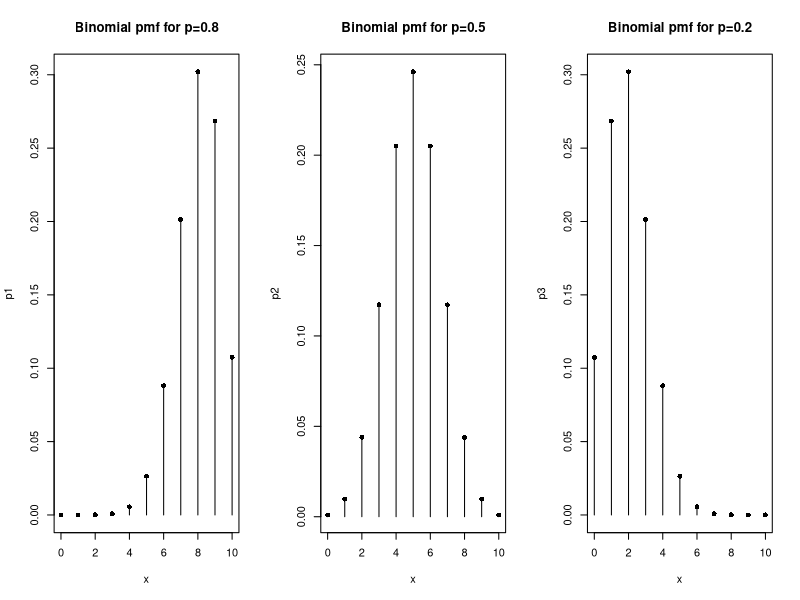
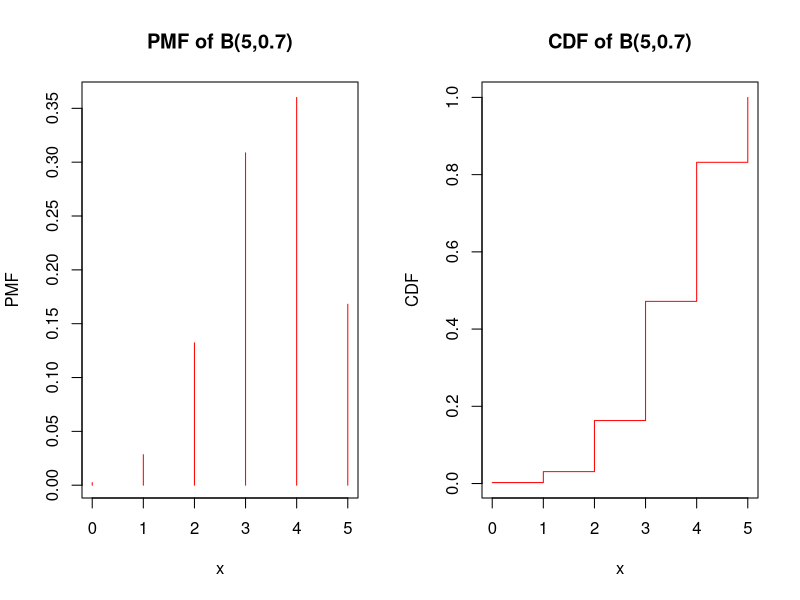
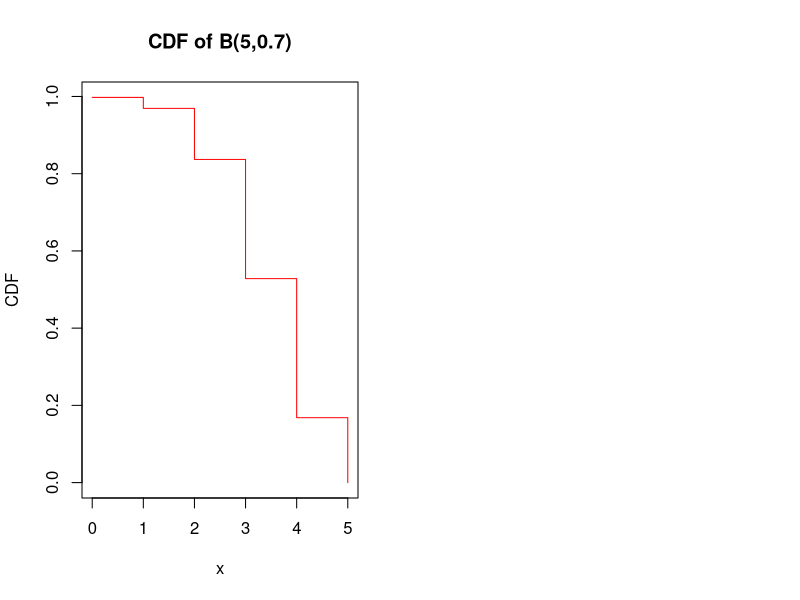
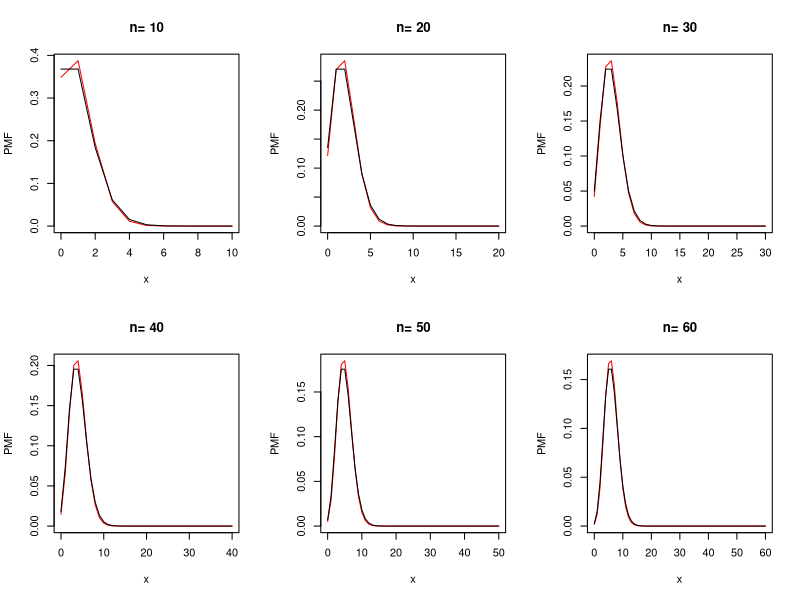
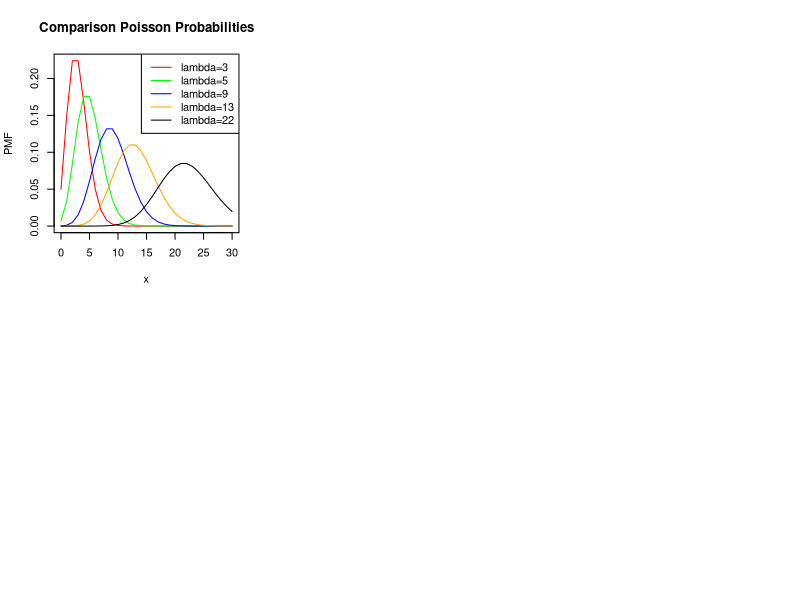
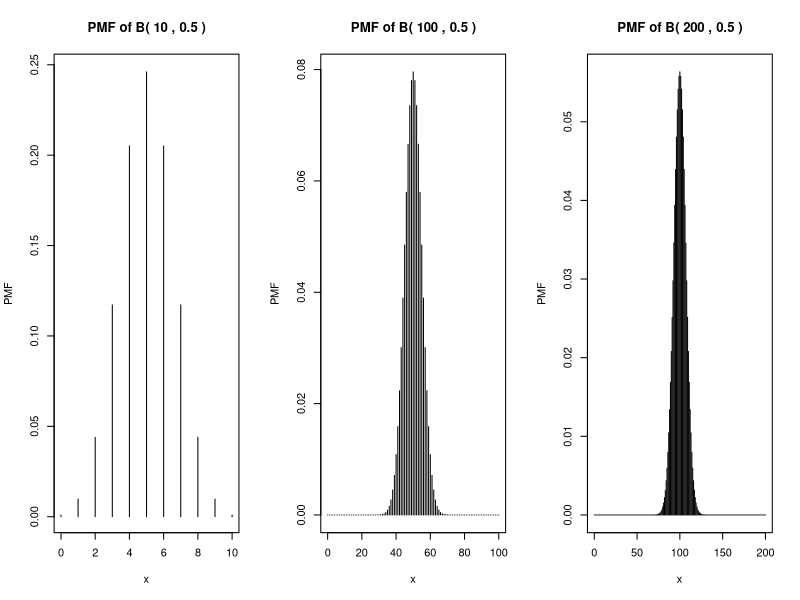
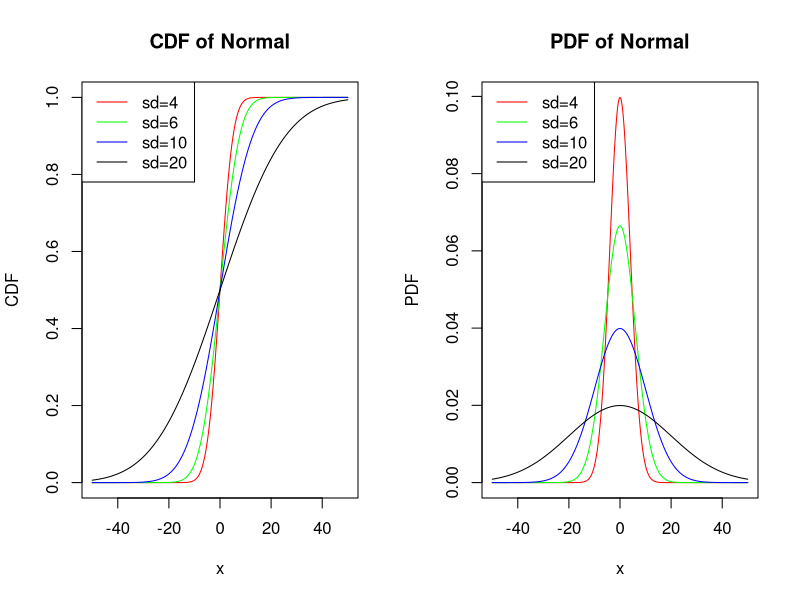
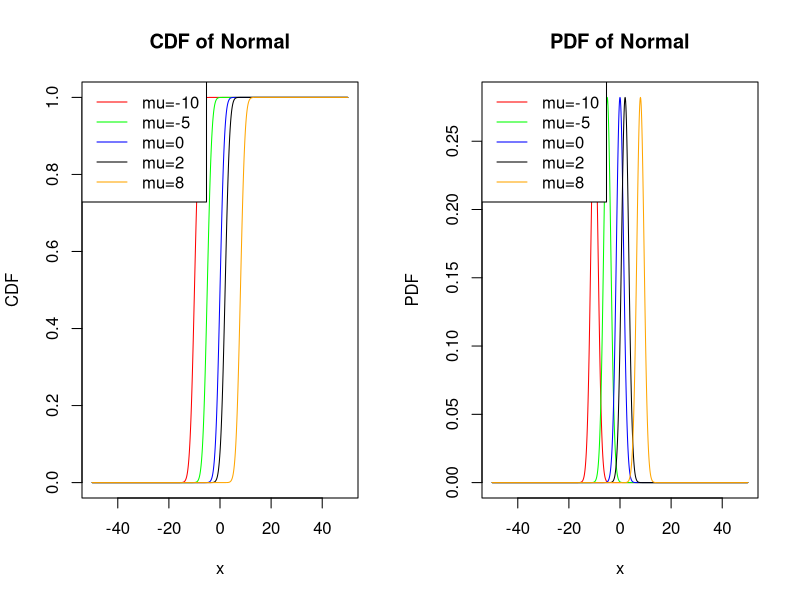

These charts were generated, in order, by the following R code:

#PRACTICAL 1-Probability and Probability Distributions

# Consider 3 binomial distributions with n = 10 and p = 0.8, 0.5 and 0.2. Plot the spike plots to
# represent the pmfs of the three distributions.

x <- 0:10
p1 <- dbinom(x, 10, 0.8)
p2 <- dbinom(x, 10, 0.5)
p3 <- dbinom(x, 10, 0.2)

par(mfrow=c(1,3))
plot(x,p1,"h",main = "Binomial pmf for p=0.8")
points(x,p1,pch=16)
plot(x,p2,"h",main = "Binomial pmf for p=0.5")
points(x,p2,pch=16)
plot(x,p3,"h",main = "Binomial pmf for p=0.2")
points(x,p3,pch=16)

#First graph is negatively skewed.
#Second graph is symmetric.
#Third graph is positively skewed.

########################################################

##Compute PMF and CDF of Binomial (5,0.7) and plot both.


par(mfrow=c(1,2))

x1 = 0:5
bpmf1 = dbinom(x1,5,0.7)

plot(x1,bpmf1,type = "h", main = "PMF of B(5,0.7)",xlab = "x",
     ylab="PMF",col = "red")

bcdf = pbinom(x1,5,0.7)
bcdf1 = pbinom(x1,5,0.7,lower.tail = F)

plot(x1,bcdf,type = "s", main = "CDF of B(5,0.7)",
     xlab = "x", ylab="CDF",col="red")

plot(x1,bcdf1,type = "s", main = "CDF of B(5,0.7)",
     xlab = "x", ylab="CDF",col="red")

########################################################

#3. Take n = 20, p = 0.2 and compute P(X=x) for x = 0,1,……..,n, using both binomial and Poisson

########################################################

#4. Display graphically how Binomial tends to Poisson distribution.

m=seq(10,60,10)

par(mfrow=c(2,3))

for (i in 1:length(m)) {
  x=0:m[i]
  pmf.bino=dbinom(x,m[i],0.1)
  lambda1=0.1*m[i]
  pmf.pois=dpois(x,lambda1)
  plot(x,pmf.bino,type="l",col="red",xlab="x",ylab="PMF",
       main=paste("n=",m[i]))
  lines(x,pmf.pois)
}

#As n increases, Binomial approaches Poisson when p is small.

########################################################

#5. For Poisson distribution having lambda = 3,5,9,13,22.
#Plot the pmf and comment.

x=0:30

plot(x,dpois(x,3),type="l",col="red",
     main="Comparison Poisson Probabilities",xlab="x",ylab="PMF")
lines(x,dpois(x,5),col="green")
lines(x,dpois(x,9),col="blue")
lines(x,dpois(x,13),col="orange")
lines(x,dpois(x,22),col="black")

legend("topright",lty=1,col=c("red","green","blue","orange","black"),
       c("lambda=3","lambda=5","lambda=9","lambda=13","lambda=22"))

#As lambda increases, the distribution shifts to the right.

########################################################

#6. For Binomial distribution, check the property that Binomial tends to Normal.
#Find the pmf of Binomial(n,p=0.5) where n=10,100,200.
#Plot the three pmfs and comment.

par(mfrow=c(1,3))

p=0.5

for (n in c(10,100,200)) {
  x=0:n
  plot(x,dbinom(x,n,p),type="h",
       main=paste("PMF of B(",n,",",p,")"),
       xlab="x",ylab="PMF")
}

#As n increases, Binomial approaches Normal.
#For p=0.5, the distribution is symmetric.

########################################################

#7. For Normal(mu,sigma_square) distribution plot the PDF and CDF and comment.

b=seq(-50,50,0.1)

par(mfrow=c(1,2))

#i.)

plot(b,pnorm(b,mean=0,sd=4),type="l",col="red",
     main="CDF of Normal",xlab="x",ylab="CDF")
lines(b,pnorm(b,mean=0,sd=6),col="green")
lines(b,pnorm(b,mean=0,sd=10),col="blue")
lines(b,pnorm(b,mean=0,sd=20),col="black")

legend("topleft",lty=1,col=c("red","green","blue","black"),
       c("sd=4","sd=6","sd=10","sd=20"))

plot(b,dnorm(b,mean=0,sd=4),type="l",col="red",
     main="PDF of Normal",xlab="x",ylab="PDF")
lines(b,dnorm(b,mean=0,sd=6),col="green")
lines(b,dnorm(b,mean=0,sd=10),col="blue")
lines(b,dnorm(b,mean=0,sd=20),col="black")

legend("topleft",lty=1,col=c("red","green","blue","black"),
       c("sd=4","sd=6","sd=10","sd=20"))

#As standard deviation increases, the PDF becomes wider and flatter.

#ii.)

plot(b,pnorm(b,mean=-10,sd=sqrt(2)),type="l",col="red",
     main="CDF of Normal",xlab="x",ylab="CDF")
lines(b,pnorm(b,mean=-5,sd=sqrt(2)),col="green")
lines(b,pnorm(b,mean=0,sd=sqrt(2)),col="blue")
lines(b,pnorm(b,mean=2,sd=sqrt(2)),col="black")
lines(b,pnorm(b,mean=8,sd=sqrt(2)),col="orange")

legend("topleft",lty=1,col=c("red","green","blue","black","orange"),
       c("mu=-10","mu=-5","mu=0","mu=2","mu=8"))

plot(b,dnorm(b,mean=-10,sd=sqrt(2)),type="l",col="red",
     main="PDF of Normal",xlab="x",ylab="PDF")
lines(b,dnorm(b,mean=-5,sd=sqrt(2)),col="green")
lines(b,dnorm(b,mean=0,sd=sqrt(2)),col="blue")
lines(b,dnorm(b,mean=2,sd=sqrt(2)),col="black")
lines(b,dnorm(b,mean=8,sd=sqrt(2)),col="orange")

legend("topleft",lty=1,col=c("red","green","blue","black","orange"),
       c("mu=-10","mu=-5","mu=0","mu=2","mu=8"))

#As mean increases, the curves shift to the right.

########################################################

#8. For the question 1 above, draw random samples of size 100 from
#each of the three distributions and plot spike plots for relative
#frequency distributions.

#a

x <- 0:10
p1 <- dbinom(x,10,0.8)

par(mfrow=c(1,2))

plot(x,p1,"h",main="Binomial pmf for p=0.8")
points(x,p1,pch=16)

set.seed(100)
d <- rbinom(n=100,size=10,prob=0.8)

plot(table(factor(d,levels=x))/100,type="h")

#b

p2 <- dbinom(x,10,0.5)

par(mfrow=c(1,2))

plot(x,p2,"h",main="Binomial pmf for p=0.5")
points(x,p2,pch=16)

e <- rbinom(n=100,size=10,prob=0.5)

plot(table(factor(e,levels=x))/100,type="h")

#c

p3 <- dbinom(x,10,0.2)

par(mfrow=c(1,2))

plot(x,p3,"h",main="Binomial pmf for p=0.2")
points(x,p3,pch=16)

f <- rbinom(n=100,size=10,prob=0.2)

plot(table(factor(f,levels=x))/100,type="h")

########################################################

#9. Obtain Probability Distribution of X,
#Where X is the number on the upper face of the die when a six-sided
#symmetric die is rolled. Simulate random samples of sizes 100, 200 and 500 respectively
#and verify the frequency interpretation of probability.

set.seed(10)

a <- sample(1:6,100,replace=T)
table(a)
table(a)/100

b <- sample(1:6,200,replace=T)
table(b)
table(b)/200

c <- sample(1:6,500,replace=T)
table(c)
table(c)/500
